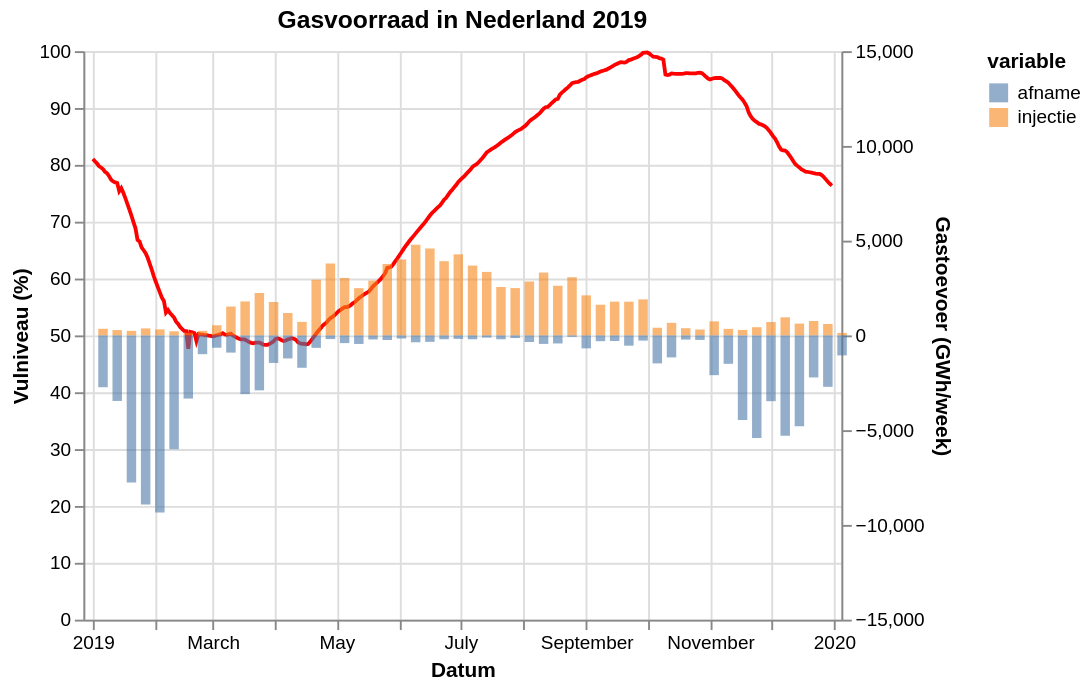

The specification (Vega-Lite) saved for this image:
### Vega-Lite specification from a JSON file in a GitHub repository (floating-point values rounded to 4 significant figures; data arrays with more than 128 entries replaced by an {"elided": "..."} marker saying what was removed)
{"config": {"view": {"continuousWidth": 400, "continuousHeight": 300}}, "layer": [{"data": {"values": {"elided": "365 records"}}, "mark": {"type": "line", "color": "red"}, "encoding": {"tooltip": [{"field": "gasDayStart", "type": "temporal"}, {"field": "full", "type": "quantitative"}], "x": {"axis": {"title": "Datum"}, "field": "gasDayStart", "type": "temporal"}, "y": {"axis": {"title": "Vulniveau (%)"}, "field": "full", "scale": {"domain": [0, 100], "padding": 0}, "type": "quantitative"}}}, {"data": {"values": [{"gasDayStart": "2019-01-06T00:00:00", "variable": "injectie", "value": 350}, {"gasDayStart": "2019-01-13T00:00:00", "variable": "injectie", "value": 281}, {"gasDayStart": "2019-01-20T00:00:00", "variable": "injectie", "value": 240}, {"gasDayStart": "2019-01-27T00:00:00", "variable": "injectie", "value": 371}, {"gasDayStart": "2019-02-03T00:00:00", "variable": "injectie", "value": 318}, {"gasDayStart": "2019-02-10T00:00:00", "variable": "injectie", "value": 216}, {"gasDayStart": "2019-02-17T00:00:00", "variable": "injectie", "value": 136}, {"gasDayStart": "2019-02-24T00:00:00", "variable": "injectie", "value": 240}, {"gasDayStart": "2019-03-03T00:00:00", "variable": "injectie", "value": 535}, {"gasDayStart": "2019-03-10T00:00:00", "variable": "injectie", "value": 1524}, {"gasDayStart": "2019-03-17T00:00:00", "variable": "injectie", "value": 1793}, {"gasDayStart": "2019-03-24T00:00:00", "variable": "injectie", "value": 2238}, {"gasDayStart": "2019-03-31T00:00:00", "variable": "injectie", "value": 1763}, {"gasDayStart": "2019-04-07T00:00:00", "variable": "injectie", "value": 1182}, {"gasDayStart": "2019-04-14T00:00:00", "variable": "injectie", "value": 714}, {"gasDayStart": "2019-04-21T00:00:00", "variable": "injectie", "value": 2939}, {"gasDayStart": "2019-04-28T00:00:00", "variable": "injectie", "value": 3795}, {"gasDayStart": "2019-05-05T00:00:00", "variable": "injectie", "value": 3033}, {"gasDayStart": "2019-05-12T00:00:00", "variable": "injectie", "value": 2494}, {"gasDayStart": "2019-05-19T00:00:00", "variable": "injectie", "value": 2894}, {"gasDayStart": "2019-05-26T00:00:00", "variable": "injectie", "value": 3769}, {"gasDayStart": "2019-06-02T00:00:00", "variable": "injectie", "value": 4007}, {"gasDayStart": "2019-06-09T00:00:00", "variable": "injectie", "value": 4789}, {"gasDayStart": "2019-06-16T00:00:00", "variable": "injectie", "value": 4591}, {"gasDayStart": "2019-06-23T00:00:00", "variable": "injectie", "value": 3918}, {"gasDayStart": "2019-06-30T00:00:00", "variable": "injectie", "value": 4277}, {"gasDayStart": "2019-07-07T00:00:00", "variable": "injectie", "value": 3684}, {"gasDayStart": "2019-07-14T00:00:00", "variable": "injectie", "value": 3351}, {"gasDayStart": "2019-07-21T00:00:00", "variable": "injectie", "value": 2555}, {"gasDayStart": "2019-07-28T00:00:00", "variable": "injectie", "value": 2497}, {"gasDayStart": "2019-08-04T00:00:00", "variable": "injectie", "value": 2845}, {"gasDayStart": "2019-08-11T00:00:00", "variable": "injectie", "value": 3317}, {"gasDayStart": "2019-08-18T00:00:00", "variable": "injectie", "value": 2621}, {"gasDayStart": "2019-08-25T00:00:00", "variable": "injectie", "value": 3070}, {"gasDayStart": "2019-09-01T00:00:00", "variable": "injectie", "value": 2114}, {"gasDayStart": "2019-09-08T00:00:00", "variable": "injectie", "value": 1620}, {"gasDayStart": "2019-09-15T00:00:00", "variable": "injectie", "value": 1783}, {"gasDayStart": "2019-09-22T00:00:00", "variable": "injectie", "value": 1779}, {"gasDayStart": "2019-09-29T00:00:00", "variable": "injectie", "value": 1903}, {"gasDayStart": "2019-10-06T00:00:00", "variable": "injectie", "value": 405}, {"gasDayStart": "2019-10-13T00:00:00", "variable": "injectie", "value": 662}, {"gasDayStart": "2019-10-20T00:00:00", "variable": "injectie", "value": 379}, {"gasDayStart": "2019-10-27T00:00:00", "variable": "injectie", "value": 312}, {"gasDayStart": "2019-11-03T00:00:00", "variable": "injectie", "value": 741}, {"gasDayStart": "2019-11-10T00:00:00", "variable": "injectie", "value": 345}, {"gasDayStart": "2019-11-17T00:00:00", "variable": "injectie", "value": 289}, {"gasDayStart": "2019-11-24T00:00:00", "variable": "injectie", "value": 432}, {"gasDayStart": "2019-12-01T00:00:00", "variable": "injectie", "value": 706}, {"gasDayStart": "2019-12-08T00:00:00", "variable": "injectie", "value": 956}, {"gasDayStart": "2019-12-15T00:00:00", "variable": "injectie", "value": 624}, {"gasDayStart": "2019-12-22T00:00:00", "variable": "injectie", "value": 761}, {"gasDayStart": "2019-12-29T00:00:00", "variable": "injectie", "value": 605}, {"gasDayStart": "2020-01-05T00:00:00", "variable": "injectie", "value": 131}, {"gasDayStart": "2019-01-06T00:00:00", "variable": "afname", "value": -2734}, {"gasDayStart": "2019-01-13T00:00:00", "variable": "afname", "value": -3459}, {"gasDayStart": "2019-01-20T00:00:00", "variable": "afname", "value": -7766}, {"gasDayStart": "2019-01-27T00:00:00", "variable": "afname", "value": -8924}, {"gasDayStart": "2019-02-03T00:00:00", "variable": "afname", "value": -9340}, {"gasDayStart": "2019-02-10T00:00:00", "variable": "afname", "value": -6012}, {"gasDayStart": "2019-02-17T00:00:00", "variable": "afname", "value": -3333}, {"gasDayStart": "2019-02-24T00:00:00", "variable": "afname", "value": -990}, {"gasDayStart": "2019-03-03T00:00:00", "variable": "afname", "value": -650}, {"gasDayStart": "2019-03-10T00:00:00", "variable": "afname", "value": -907}, {"gasDayStart": "2019-03-17T00:00:00", "variable": "afname", "value": -3095}, {"gasDayStart": "2019-03-24T00:00:00", "variable": "afname", "value": -2899}, {"gasDayStart": "2019-03-31T00:00:00", "variable": "afname", "value": -1451}, {"gasDayStart": "2019-04-07T00:00:00", "variable": "afname", "value": -1216}, {"gasDayStart": "2019-04-14T00:00:00", "variable": "afname", "value": -1708}, {"gasDayStart": "2019-04-21T00:00:00", "variable": "afname", "value": -657}, {"gasDayStart": "2019-04-28T00:00:00", "variable": "afname", "value": -194}, {"gasDayStart": "2019-05-05T00:00:00", "variable": "afname", "value": -406}, {"gasDayStart": "2019-05-12T00:00:00", "variable": "afname", "value": -450}, {"gasDayStart": "2019-05-19T00:00:00", "variable": "afname", "value": -214}, {"gasDayStart": "2019-05-26T00:00:00", "variable": "afname", "value": -242}, {"gasDayStart": "2019-06-02T00:00:00", "variable": "afname", "value": -162}, {"gasDayStart": "2019-06-09T00:00:00", "variable": "afname", "value": -363}, {"gasDayStart": "2019-06-16T00:00:00", "variable": "afname", "value": -340}, {"gasDayStart": "2019-06-23T00:00:00", "variable": "afname", "value": -202}, {"gasDayStart": "2019-06-30T00:00:00", "variable": "afname", "value": -183}, {"gasDayStart": "2019-07-07T00:00:00", "variable": "afname", "value": -204}, {"gasDayStart": "2019-07-14T00:00:00", "variable": "afname", "value": -115}, {"gasDayStart": "2019-07-21T00:00:00", "variable": "afname", "value": -203}, {"gasDayStart": "2019-07-28T00:00:00", "variable": "afname", "value": -139}, {"gasDayStart": "2019-08-04T00:00:00", "variable": "afname", "value": -349}, {"gasDayStart": "2019-08-11T00:00:00", "variable": "afname", "value": -448}, {"gasDayStart": "2019-08-18T00:00:00", "variable": "afname", "value": -425}, {"gasDayStart": "2019-08-25T00:00:00", "variable": "afname", "value": -76}, {"gasDayStart": "2019-09-01T00:00:00", "variable": "afname", "value": -684}, {"gasDayStart": "2019-09-08T00:00:00", "variable": "afname", "value": -306}, {"gasDayStart": "2019-09-15T00:00:00", "variable": "afname", "value": -295}, {"gasDayStart": "2019-09-22T00:00:00", "variable": "afname", "value": -542}, {"gasDayStart": "2019-09-29T00:00:00", "variable": "afname", "value": -274}, {"gasDayStart": "2019-10-06T00:00:00", "variable": "afname", "value": -1476}, {"gasDayStart": "2019-10-13T00:00:00", "variable": "afname", "value": -1160}, {"gasDayStart": "2019-10-20T00:00:00", "variable": "afname", "value": -220}, {"gasDayStart": "2019-10-27T00:00:00", "variable": "afname", "value": -238}, {"gasDayStart": "2019-11-03T00:00:00", "variable": "afname", "value": -2097}, {"gasDayStart": "2019-11-10T00:00:00", "variable": "afname", "value": -1498}, {"gasDayStart": "2019-11-17T00:00:00", "variable": "afname", "value": -4464}, {"gasDayStart": "2019-11-24T00:00:00", "variable": "afname", "value": -5408}, {"gasDayStart": "2019-12-01T00:00:00", "variable": "afname", "value": -3470}, {"gasDayStart": "2019-12-08T00:00:00", "variable": "afname", "value": -5293}, {"gasDayStart": "2019-12-15T00:00:00", "variable": "afname", "value": -4790}, {"gasDayStart": "2019-12-22T00:00:00", "variable": "afname", "value": -2217}, {"gasDayStart": "2019-12-29T00:00:00", "variable": "afname", "value": -2712}, {"gasDayStart": "2020-01-05T00:00:00", "variable": "afname", "value": -1055}]}, "mark": {"type": "bar", "binSpacing": 0, "opacity": 0.6}, "encoding": {"color": {"field": "variable", "type": "nominal"}, "tooltip": [{"field": "gasDayStart", "type": "temporal"}, {"field": "variable", "type": "nominal"}, {"field": "value", "type": "quantitative"}], "x": {"axis": {"title": "Datum"}, "field": "gasDayStart", "scale": {"domain": ["2019-01-01", "2019-12-31"]}, "type": "temporal"}, "y": {"axis": {"title": "Gastoevoer (GWh/week)"}, "field": "value", "scale": {"domain": [-15000, 15000], "padding": 0}, "type": "quantitative"}}}], "resolve": {"scale": {"y": "independent"}}, "title": "Gasvoorraad in Nederland 2019", "$schema": "https://vega.github.io/schema/vega-lite/v5.json", "data": {"values": {"elided": "365 records"}}}
